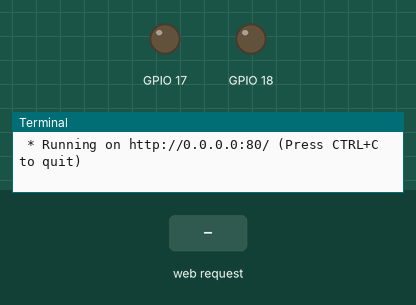
Bench run of a program on a simulated Raspberry Pi (BCM pin numbers). Shown: output pins drawn as LEDs (lit = HIGH), the last lines printed to the terminal. Inputs (shaded band) come from the test bench. The clock reads 2024-03-15 10:24:30 at power-on unless the program sets it.

Above: at 1.2 s.
1.3 s: HTTP request for / received with the fields submitBtn=LED1ON
At 2.1 s:
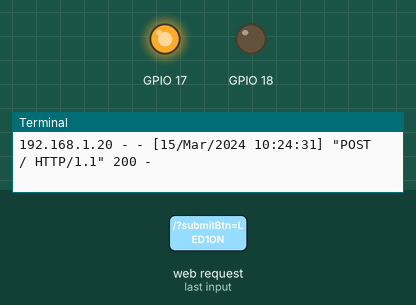
2.8 s: HTTP request for / received with the fields submitBtn=LED2ON
At 3.2 s:
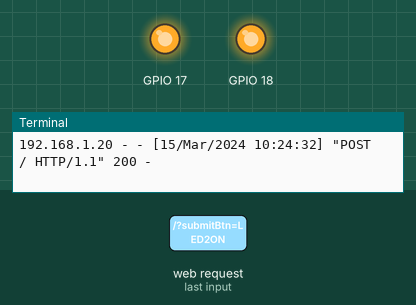
4.3 s: HTTP request for / received with the fields submitBtn=LED1OFF
At 5.6 s:
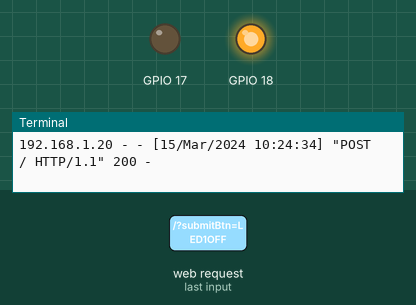
Timing chart, 0 to 7.3 s (numbered marks = the images above; inputs shaded):
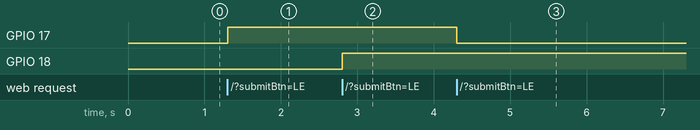

Measured:
- after the input at 1.3 s, GPIO 17: LOW → HIGH at once
- after the input at 2.8 s, GPIO 18: LOW → HIGH at once
- after the input at 4.3 s, GPIO 17: HIGH → LOW at once

The program:

app.py
```python
from flask import Flask, render_template, request
import RPi.GPIO as GPIO

GPIO.setwarnings(False)
GPIO.setmode(GPIO.BCM)
GPIO.setup(17, GPIO.OUT)
GPIO.setup(18, GPIO.OUT)
app = Flask(__name__)

@app.route("/", methods=["GET","POST"])
def index():
	if request.method == "POST":
		option = request.form.get("submitBtn")
		if option == "LED1ON":
			GPIO.output(17, GPIO.HIGH)
		if option == "LED2ON":
			GPIO.output(18, GPIO.HIGH)
		if option == "LED1OFF":
			GPIO.output(17, GPIO.LOW)
		if option == "LED2OFF":
			GPIO.output(18, GPIO.LOW)
	return render_template("index.html",)

if __name__ == "__main__":
	app.run(host="0.0.0.0", port=80)
```
